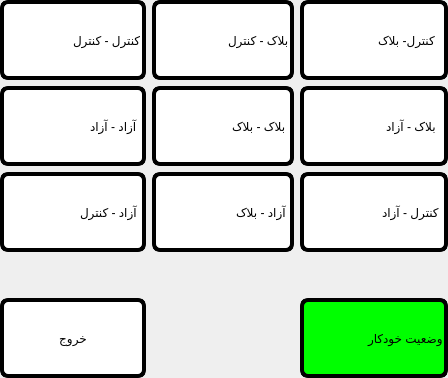
     <widget class="QWidget" name="tabGateModes">
      <property name="styleSheet">
       <string notr="true"/>
      </property>
      <attribute name="title">
       <string/>
      </attribute>
      <layout class="QGridLayout" name="gridLayout_3">
       <property name="leftMargin">
        <number>0</number>
       </property>
       <property name="topMargin">
        <number>0</number>
       </property>
       <property name="rightMargin">
        <number>0</number>
       </property>
       <property name="bottomMargin">
        <number>0</number>
       </property>
       <item row="3" column="0" colspan="3">
        <spacer name="verticalSpacer_7">
         <property name="orientation">
          <enum>Qt::Vertical</enum>
         </property>
         <property name="sizeHint" stdset="0">
          <size>
           <width>20</width>
           <height>40</height>
          </size>
         </property>
        </spacer>
       </item>
       <item row="4" column="0">
        <widget class="QPushButton" name="btnExitGateMode">
         <property name="sizePolicy">
          <sizepolicy hsizetype="Preferred" vsizetype="Preferred">
           <horstretch>0</horstretch>
           <verstretch>0</verstretch>
          </sizepolicy>
         </property>
         <property name="minimumSize">
          <size>
           <width>0</width>
           <height>80</height>
          </size>
         </property>
         <property name="maximumSize">
          <size>
           <width>16777215</width>
           <height>80</height>
          </size>
         </property>
         <property name="styleSheet">
          <string notr="true">border: 4px solid black;
border-radius: 8px;
background-color: rgb(255, 255, 255);</string>
         </property>
         <property name="text">
          <string>خروج</string>
         </property>
        </widget>
       </item>
       <item row="0" column="0">
        <widget class="QRadioButton" name="radioGateMode3">
         <property name="minimumSize">
          <size>
           <width>0</width>
           <height>80</height>
          </size>
         </property>
         <property name="maximumSize">
          <size>
           <width>16777215</width>
           <height>80</height>
          </size>
         </property>
         <property name="styleSheet">
          <string notr="true">QRadioButton
{
border: 4px solid black;
border-radius: 8px;
background-color: rgb(255, 255, 255);
}
QRadioButton:checked
{
background-color: rgb(0, 255, 0);
}
QRadioButton::indicator
{
border: 0;
width: 63px;
}</string>
         </property>
         <property name="text">
          <string>کنترل - کنترل</string>
         </property>
         <property name="iconSize">
          <size>
           <width>16</width>
           <height>16</height>
          </size>
         </property>
         <property name="checkable">
          <bool>true</bool>
         </property>
         <property name="checked">
          <bool>false</bool>
         </property>
        </widget>
       </item>
       <item row="0" column="1">
        <widget class="QRadioButton" name="radioGateMode2">
         <property name="minimumSize">
          <size>
           <width>0</width>
           <height>80</height>
          </size>
         </property>
         <property name="maximumSize">
          <size>
           <width>16777215</width>
           <height>80</height>
          </size>
         </property>
         <property name="styleSheet">
          <string notr="true">QRadioButton
{
border: 4px solid black;
border-radius: 8px;
background-color: rgb(255, 255, 255);
}
QRadioButton:checked
{
background-color: rgb(0, 255, 0);
}
QRadioButton::indicator
{
border: 0;
width: 66px;
}</string>
         </property>
         <property name="text">
          <string>بلاک - کنترل</string>
         </property>
         <property name="iconSize">
          <size>
           <width>16</width>
           <height>16</height>
          </size>
         </property>
         <property name="checkable">
          <bool>true</bool>
         </property>
        </widget>
       </item>
       <item row="0" column="2">
        <widget class="QRadioButton" name="radioGateMode1">
         <property name="minimumSize">
          <size>
           <width>0</width>
           <height>80</height>
          </size>
         </property>
         <property name="maximumSize">
          <size>
           <width>16777215</width>
           <height>80</height>
          </size>
         </property>
         <property name="styleSheet">
          <string notr="true">QRadioButton
{
border: 4px solid black;
border-radius: 8px;
background-color: rgb(255, 255, 255);
}
QRadioButton:checked
{
background-color: rgb(0, 255, 0);
}
QRadioButton::indicator
{
border: 0;
width: 68px;
}</string>
         </property>
         <property name="text">
          <string>کنترل- بلاک</string>
         </property>
         <property name="iconSize">
          <size>
           <width>16</width>
           <height>16</height>
          </size>
         </property>
         <property name="checkable">
          <bool>true</bool>
         </property>
        </widget>
       </item>
       <item row="1" column="2">
        <widget class="QRadioButton" name="radioGateMode4">
         <property name="minimumSize">
          <size>
           <width>0</width>
           <height>80</height>
          </size>
         </property>
         <property name="maximumSize">
          <size>
           <width>16777215</width>
           <height>80</height>
          </size>
         </property>
         <property name="styleSheet">
          <string notr="true">QRadioButton
{
border: 4px solid black;
border-radius: 8px;
background-color: rgb(255, 255, 255);
}
QRadioButton:checked
{
background-color: rgb(0, 255, 0);
}
QRadioButton::indicator
{
border: 0;
width: 76px;
}</string>
         </property>
         <property name="text">
          <string>بلاک - آزاد</string>
         </property>
         <property name="iconSize">
          <size>
           <width>16</width>
           <height>16</height>
          </size>
         </property>
         <property name="checkable">
          <bool>true</bool>
         </property>
        </widget>
       </item>
       <item row="1" column="1">
        <widget class="QRadioButton" name="radioGateMode5">
         <property name="minimumSize">
          <size>
           <width>0</width>
           <height>80</height>
          </size>
         </property>
         <property name="maximumSize">
          <size>
           <width>16777215</width>
           <height>80</height>
          </size>
         </property>
         <property name="styleSheet">
          <string notr="true">QRadioButton
{
border: 4px solid black;
border-radius: 8px;
background-color: rgb(255, 255, 255);
}
QRadioButton:checked
{
background-color: rgb(0, 255, 0);
}
QRadioButton::indicator
{
border: 0;
width: 70px;
}</string>
         </property>
         <property name="text">
          <string>بلاک - بلاک</string>
         </property>
         <property name="iconSize">
          <size>
           <width>16</width>
           <height>16</height>
          </size>
         </property>
         <property name="checkable">
          <bool>true</bool>
         </property>
        </widget>
       </item>
       <item row="1" column="0">
        <widget class="QRadioButton" name="radioGateMode6">
         <property name="minimumSize">
          <size>
           <width>0</width>
           <height>80</height>
          </size>
         </property>
         <property name="maximumSize">
          <size>
           <width>16777215</width>
           <height>80</height>
          </size>
         </property>
         <property name="styleSheet">
          <string notr="true">QRadioButton
{
border: 4px solid black;
border-radius: 8px;
background-color: rgb(255, 255, 255);
}
QRadioButton:checked
{
background-color: rgb(0, 255, 0);
}
QRadioButton::indicator
{
border: 0;
width: 80px;
}</string>
         </property>
         <property name="text">
          <string>آزاد - آزاد</string>
         </property>
         <property name="iconSize">
          <size>
           <width>16</width>
           <height>16</height>
          </size>
         </property>
         <property name="checkable">
          <bool>true</bool>
         </property>
        </widget>
       </item>
       <item row="2" column="0">
        <widget class="QRadioButton" name="radioGateMode9">
         <property name="minimumSize">
          <size>
           <width>0</width>
           <height>80</height>
          </size>
         </property>
         <property name="maximumSize">
          <size>
           <width>16777215</width>
           <height>80</height>
          </size>
         </property>
         <property name="styleSheet">
          <string notr="true">QRadioButton
{
border: 4px solid black;
border-radius: 8px;
background-color: rgb(255, 255, 255);
}
QRadioButton:checked
{
background-color: rgb(0, 255, 0);
}
QRadioButton::indicator
{
border: 0;
width: 70px;
}</string>
         </property>
         <property name="text">
          <string>آزاد - کنترل</string>
         </property>
         <property name="iconSize">
          <size>
           <width>16</width>
           <height>16</height>
          </size>
         </property>
         <property name="checkable">
          <bool>true</bool>
         </property>
        </widget>
       </item>
       <item row="2" column="1">
        <widget class="QRadioButton" name="radioGateMode8">
         <property name="minimumSize">
          <size>
           <width>0</width>
           <height>80</height>
          </size>
         </property>
         <property name="maximumSize">
          <size>
           <width>16777215</width>
           <height>80</height>
          </size>
         </property>
         <property name="styleSheet">
          <string notr="true">QRadioButton
{
border: 4px solid black;
border-radius: 8px;
background-color: rgb(255, 255, 255);
}
QRadioButton:checked
{
background-color: rgb(0, 255, 0);
}
QRadioButton::indicator
{
border: 0;
width: 74px;
}</string>
         </property>
         <property name="text">
          <string>آزاد - بلاک</string>
         </property>
         <property name="iconSize">
          <size>
           <width>16</width>
           <height>16</height>
          </size>
         </property>
         <property name="checkable">
          <bool>true</bool>
         </property>
        </widget>
       </item>
       <item row="2" column="2">
        <widget class="QRadioButton" name="radioGateMode7">
         <property name="minimumSize">
          <size>
           <width>0</width>
           <height>80</height>
          </size>
         </property>
         <property name="maximumSize">
          <size>
           <width>16777215</width>
           <height>80</height>
          </size>
         </property>
         <property name="styleSheet">
          <string notr="true">QRadioButton
{
border: 4px solid black;
border-radius: 8px;
background-color: rgb(255, 255, 255);
}
QRadioButton:checked
{
background-color: rgb(0, 255, 0);
}
QRadioButton::indicator
{
border: 0;
width: 72px;
}</string>
         </property>
         <property name="text">
          <string>کنترل - آزاد</string>
         </property>
         <property name="iconSize">
          <size>
           <width>16</width>
           <height>16</height>
          </size>
         </property>
         <property name="checkable">
          <bool>true</bool>
         </property>
        </widget>
       </item>
       <item row="4" column="2">
        <widget class="QRadioButton" name="radioGateModeAuto">
         <property name="minimumSize">
          <size>
           <width>0</width>
           <height>80</height>
          </size>
         </property>
         <property name="maximumSize">
          <size>
           <width>16777215</width>
           <height>80</height>
          </size>
         </property>
         <property name="styleSheet">
          <string notr="true">QRadioButton
{
border: 4px solid black;
border-radius: 8px;
background-color: rgb(255, 255, 255);
}
QRadioButton:checked
{
background-color: rgb(0, 255, 0);
}
QRadioButton::indicator
{
border: 0;
width: 58px;
}</string>
         </property>
         <property name="text">
          <string>وضعیت خودکار</string>
         </property>
         <property name="iconSize">
          <size>
           <width>16</width>
           <height>16</height>
          </size>
         </property>
         <property name="checkable">
          <bool>true</bool>
         </property>
         <property name="checked">
          <bool>true</bool>
         </property>
        </widget>
       </item>
      </layout>
     </widget>
